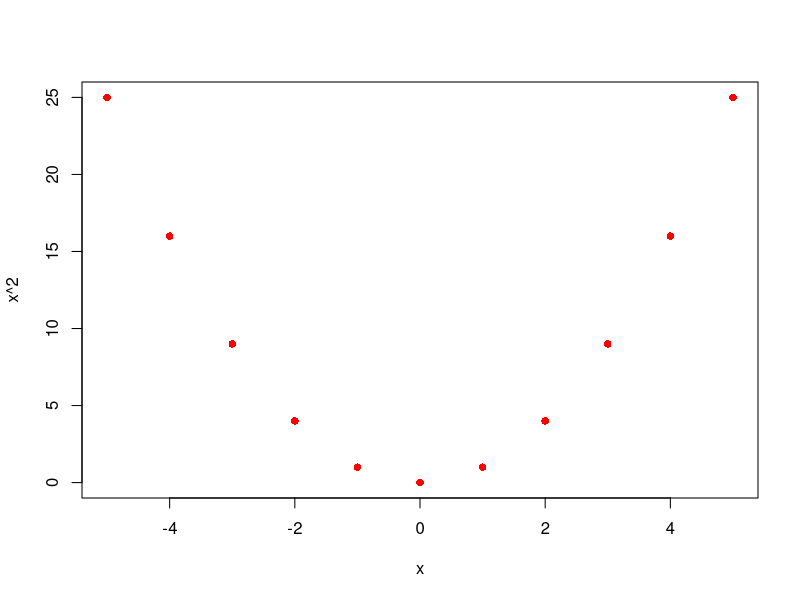

Write R code to recreate this figure. (Note: this script raises an error after producing the figure.)
## ---- chunk 1
x <- y <- 200
z <- 30 # defined in global environment
f <- function() { # f's env enclosed by global
  x <- 100 # defined in f's environment
  y <- 20
  g <- function() { #g's env enclosed by f's
    x <- 10 # defined in g's environment
    c(x,y,z)
  }
  g()
}
f()
## ---- chunk 2
g09 <- function(x) x + 100
g10 <- function() {
  g09 <- 10
  g09(g09)
}
g10()
## ---- chunk 3
x <- 100
f <- function(){
  print(environment())
  x <- x+1
  x
}
f()
f()
## ---- chunk 4
y <- 100
f <- function(x) {
  x + y
}
f(1)
y <- 200
f(1) 
## ---- chunk 5
f<-function(xx,yy) {
  xx
}
f(1) # no value for yy, but OK since yy not used
try(f(yy=1)) # xx is needed
## ---- chunk 6
myplot <- function(x,...) {
  plot(x,x^2,...) # pass any args not named x to plot
}
myplot((-5:5),col="red",pch=16)
## ---- chunk 7
ff <- function(x) { x }
ff(1)
ff_invis <- function(x) { invisible(x) }
ff_invis(1) # but x <- ff_invis(1) same as x <- ff(1)
## ---- chunk 8
centre <- function(x,method) {
  switch(method,mean=mean(x),median=median(x),
         stop("method ",method," not implemented"))
}
try(centre(1:10,"mymean"))
## ---- chunk 9
centre <- function(x,method) {
  switch(method,mean=mean(x),median=median(x),
         {warning("\nmethod ",method,
                  " not implemented, using mean\n"); 
           mean(x)})
}
centre(1:10,"mymean")
## ---- chunk 10
centre <- function(x,method) {
  switch(method,mean=mean(x),median=median(x),
         {message("\nmethod ",method,
                  " not implemented, using mean\n"); 
           mean(x)})
}
centre(1:10,"mymean")
## ---- chunk 11
rplot <- function(y,x){
  opar <- par(mfrow=c(2,2))
  on.exit(par(opar),add=TRUE) 
  plot(lm(y~x)) #could throw an error
}
y <- rnorm(100); x <- rnorm(10) # different length
try(rplot(y,x)) # Fails, but re-sets par mfrow
## ---- chunk 12
`%-%` <- function(set1,set2){
  setdiff(set1,set2)
}
s1 <- 1:10; s2 <- 4:6
s1 %-% s2 # same as `%-%`(s1,s2)
## ---- chunk 13
x <- c(a=1,b=2)
names(x)
names(x) <- c("aa","bb")
x
x <- `names<-`(x,c("aaa","bbb"))
x
## ---- chunk 14
`st360names<-` <- function(x,value){
  names(x) <- paste0(value,"360",names(x))
  x
}
st360names(x) <- c("a","b")
x
## ---- chunk 15
dd <- data.frame(x=1:2,y=3:4)
`[[`(dd,1) # compare to dd[[1]]
dd <- `[[<-`(dd,1,value=5:6) #cf dd[[1]] <- 5:6
dd
## ---- chunk 16
sapply(dd,`[[<-`,2,value=10)
## ---- chunk 17
simple_map <- function(x, f, ...) { # text, Section 9.2
  out <- vector("list", length(x))
  for (i in seq_along(x)) {
    out[[i]] <- f(x[[i]], ...)
  }
  out
}
## ---- chunk 18
rfun <- function(seed,n) { set.seed(seed); return(rnorm(n))}
dat <- lapply(1:10,rfun,n=1e7) # specify non-vectorized arg by name
mfun <- function(x) { return(mean(quantile(x,probs=c(.25,.75)))) }
system.time( unlist(lapply(dat,mfun)) ) # Look at elapsed
## ---- chunk 19
library(parallel) # comes with R
ncores <- detectCores() ; cat("number of cores=",ncores,"\n")
system.time({ unlist(mclapply(dat,mfun,mc.cores=ncores)) })
## ---- chunk 20
dat2 <- lapply(1:10,rfun,n=1e5) 
mfun2 <- function(x) { return(data.frame(sum=sum(x),n=length(x))) }
sumdat <- lapply(dat2,mfun2)
## ---- chunk 21
simple_reduce <- function(x, f) { # Text section 9.5
  out <- x[[1]] 
  for (i in seq(2, length(x))) {
    out <- f(out, x[[i]])
  }
  out
}
## ---- chunk 22
allres <- simple_reduce(sumdat,rbind)
allres
sum(allres$sum)/sum(allres$n) # mean
